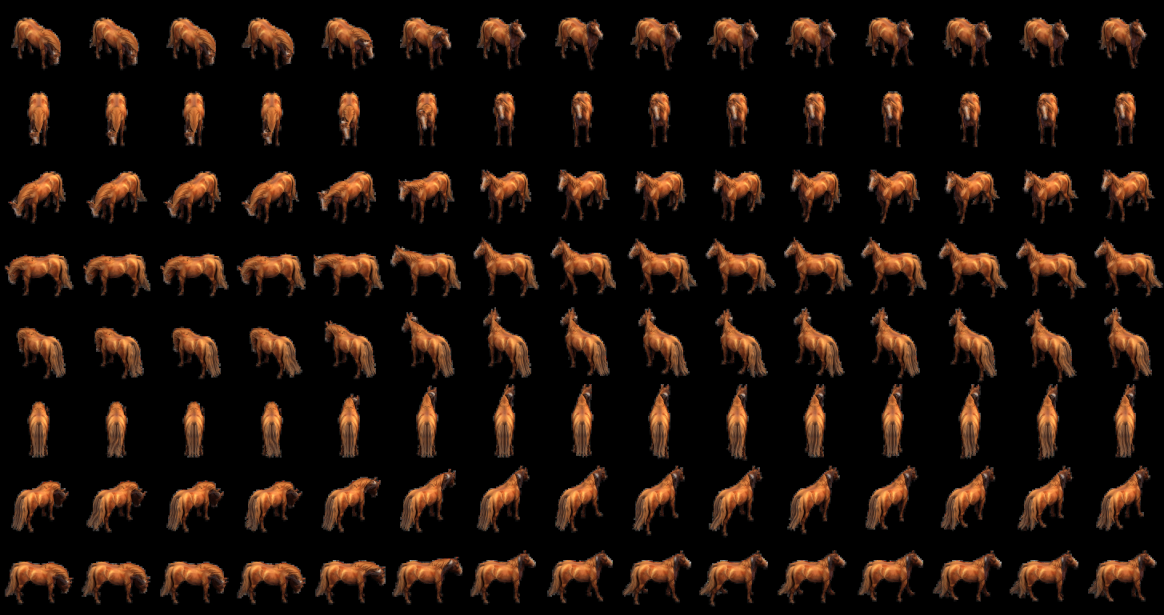
#> input picture art/animals/horse-chestnut/sheet.webp, 5820 x 3072 px (shown at 1/5 size)
$ python -i import_frames.py   (imports and definitions only)
#> lines starting #> are read from the running program, lines starting #| are printed output that depends on the picture
"""T309 (#894): put frames made outside Idol into an animal's sheet: one clip, one heading.
The owner, 2026-11-08: "farm animals must go to the chatgpt AI to generate the animations". The Idol frames in art/animals are placeholders; ChatGPT's
clips (a GIF, or a strip of frames) come back through this script. Nothing else changes: scripts/assets/prep-animals.mjs packs the sheet as before.

THE SHEET (art/animals/<id>/sheet.webp + sheet.json), what prep-animals.mjs reads and what this script keeps:
  rows    the 8 headings in world-angle order (CAR_DIRECTIONS): SE S SW W NW N NE E (the nose on screen: SE is down-right), never mirrored
  columns the 15 frames of a heading: graze 0-3 (4, loops), lookup 4-6 (3, the head coming up; the game plays it backwards to put the head down),
          walk 7-14 (8, loops); sheet.json "clips" holds each clip's start, n, times, loop
  cells   every cell frameWidth x frameHeight px at the ART scale (a 1.78 m person = 190 px; the game draws at k = 0.5), transparent background,
          the animal's middle on the ground at sheet.json "anchor" (x, y in the cell), the sun at the upper right (lit in the picture)
  so a new clip for one heading is: n frames, keyed, scaled to the animal's size, the same ground point in every cell. (To change the frame count of a
  clip, the sheet's columns and the engine's frame table change together: ANIMAL_GRAZE/LOOKUP/WALK/ROW in src/game/ext/farms/animals.ts.)

WHAT IT DOES: loads the GIF (every frame) or the strip (one picture of N cells left to right; --grid RxC for a grid, read row by row); picks N frames if
there are more (evenly through the loop; a last frame that repeats the first is dropped; for look-up the first and the last kept); keys out the flat
background (its colour from the border, or --bg; only the background connected to the border goes, so a grey coat inside stays, and small enclosed gaps
between the legs go too; the edge is unmixed from the background colour; --cut-shadow also takes a soft grey ground shadow off the feet); keeps the
biggest piece; scales ALL the frames by one factor so the animal's BODY matches the placeholder's (the opaque area, median over the clip, so a head
held lower or a leg swung further does not change it; --scale-by box matches the union box instead; --scale s forces it: use the walk's scale for the
other clips of the same heading so the animal does not change size when it stops to graze); stands it on the placeholder's ground: its mass
centre (median over the clip) on the placeholder's, its lowest hoof (median) on the placeholder's, and with the ground lock (on) every frame's lowest
hoof on the clip's median (a bounce of a few percent goes); writes the cells of that heading and clip and marks them in sheet.json
("imported": {clip: [headings]}, "art": "mixed" or "chatgpt").

NO MIRRORING: the sun is at the upper right and a sprite is lit, so a heading is never made by turning another one over (the owner's rule). Each of the 8
headings of a clip is its own picture from ChatGPT. There is no mirror option on purpose.

usage:  python import_frames.py <clip.gif|strip.png> --animal cow-brown --clip walk --heading SE
          [--grid RxC] [--bg r,g,b] [--tol 30] [--cut-shadow] [--scale-by area|box] [--scale s] [--no-ground-lock] [--preview out.png]
          [--dry-run] [--out-sheet dir]
  --dry-run writes nothing but the preview; --out-sheet dir writes sheet.webp/json there instead of art/animals/<animal>/ (to try a clip first).
  Then pack it: node scripts/assets/prep-animals.mjs (through bash E:/ClaudeTemp/heavy.sh). The preview shows the placeholder on top, the new clip below."""
import argparse, json, math, sys
from collections import deque
from pathlib import Path
import numpy as np
from PIL import Image, ImageChops, ImageFilter, ImageSequence

REPO = Path(__file__).resolve().parents[3]
DIRS = ['SE', 'S', 'SW', 'W', 'NW', 'N', 'NE', 'E']
BG_PREVIEW = (122, 148, 92)


# ------------------------------------------------------------------ loading
# [88 lines left out: functions load_frames, pick, border_colour, connected_to_border, components, key_frame, not called in this run]


def keep_biggest(im, thr=24):
    """drop every piece of the picture but the biggest (a ground patch, a speck, a sliver of shadow): the pieces are found on a quarter-size mask taken
    with a max filter (a thin leg stays whole), the biggest kept with a margin, the rest of the alpha cleared"""
    a = np.asarray(im)[..., 3]; h, w = a.shape; s = 4
    m = Image.fromarray((a > thr).astype(np.uint8) * 255, 'L').filter(ImageFilter.MaxFilter(3))
    small = np.asarray(m.resize((max(1, w // s), max(1, h // s)), Image.BOX)) > 50
    comps = components(small)
    if len(comps) <= 1: return im
    big = max(comps, key=len); lab = np.zeros(small.shape, np.uint8)
    for (cy, cx) in big: lab[cy, cx] = 255
    keep = np.asarray(Image.fromarray(lab, 'L').resize((w, h), Image.NEAREST).filter(ImageFilter.MaxFilter(s + 1))) > 0
    arr = np.asarray(im).copy(); arr[..., 3] = np.where(keep, arr[..., 3], 0); return Image.fromarray(arr, 'RGBA')


def bbox(im, thr=8):
    return Image.fromarray((np.asarray(im)[..., 3] > thr).astype(np.uint8) * 255, 'L').getbbox()


def union(boxes):
    return (min(b[0] for b in boxes), min(b[1] for b in boxes), max(b[2] for b in boxes), max(b[3] for b in boxes))


# [85 lines left out: functions stats, main, not called in this run]


# [2 lines not run here, left out]

>>> import cv2
>>> picture = cv2.imread('../../../art/animals/horse-chestnut/sheet.webp', cv2.IMREAD_GRAYSCALE)
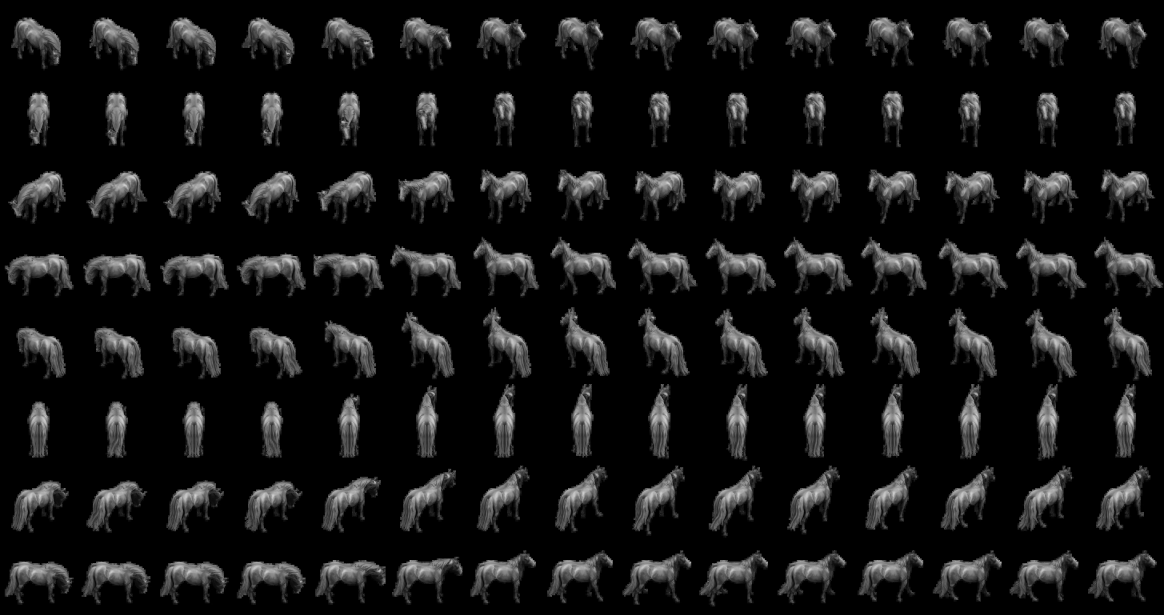
#> picture: shape (3072, 5820) (shown at 1/5 size); min 0, max 254, mean 20.4
>>> result = keep_biggest(picture)
#> in keep_biggest, `a = np.asarray(im)[..., 3]`: a = 3072 values from 0 to 0
#> (the run stopped early here; a loop or call above may not have finished)
